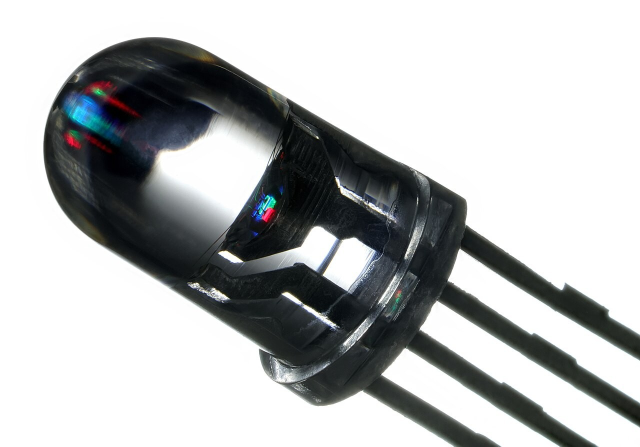
#> input picture 04_이미지/01주차/RGB_LED.jpg, 1280 x 893 px, found by its file name (shown at 1/2 size)
$ python contact_sheet.py '../../../../04_이미지/01주차' 5 '../../../../04_이미지/01주차/RGB_LED.jpg'
#> lines starting #> are read from the running program, lines starting #| are printed output that depends on the picture
"""폴더 안 PNG를 N장씩 2열 시트로 모으기 (Read로 한 번에 확인하기 위함).

사용: python -I contact_sheet.py 폴더 [장수=4] [패턴=slide*.png]
"""
import sys
from pathlib import Path

from PIL import Image

folder = Path(sys.argv[1])
per = int(sys.argv[2]) if len(sys.argv) > 2 else 4
pattern = sys.argv[3] if len(sys.argv) > 3 else "slide*.png"
files = sorted(folder.glob(pattern))
for k in range(0, len(files), per):
    ims = [Image.open(f).convert("RGB") for f in files[k:k + per]]
#> ims = 1 item
    w, h = ims[0].size
#> w = 1280; h = 893
    rows = (per + 1) // 2
    sheet = Image.new("RGB", (w * 2 + 10, h * rows + 10 * (rows - 1)), "gray")
#> sheet: PIL image 2570x2699 RGB; every value is 128
    for i, im in enumerate(ims):
        sheet.paste(im.resize((w, h)), ((i % 2) * (w + 10), (i // 2) * (h + 10)))
#> this loop made 1 pass
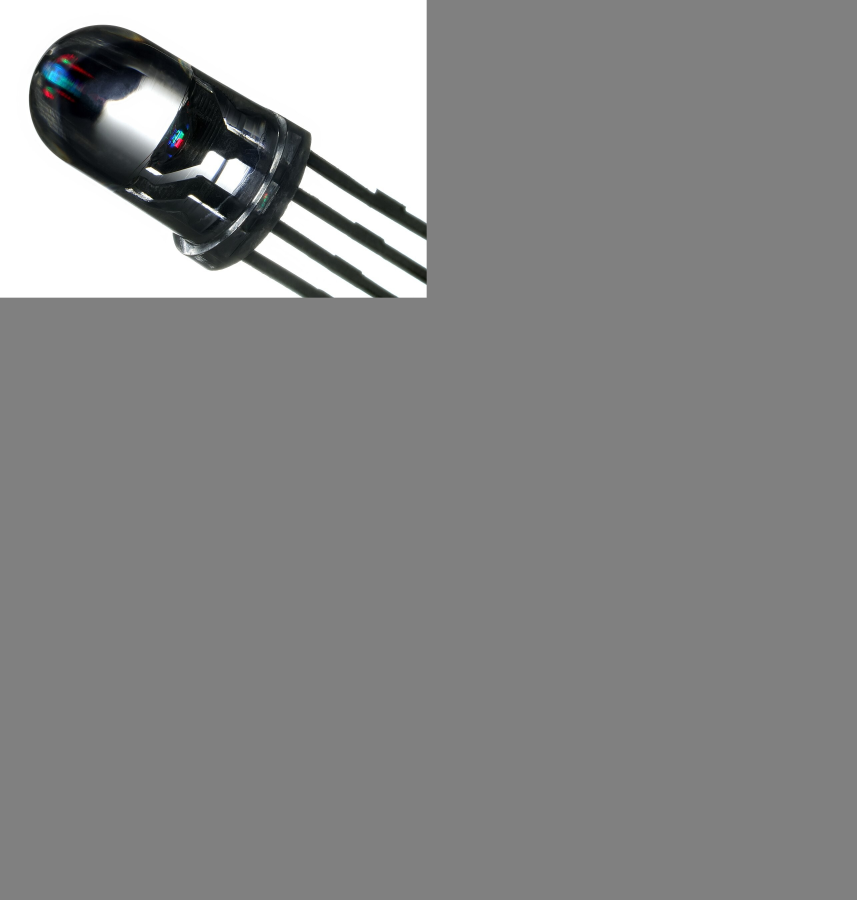
#> sheet: PIL image 2570x2699 RGB (shown at 1/3 size); mean R, G, B 136.9, 137.2, 137.3
    out = folder / f"_sheet{k // per + 1:02d}.png"
    sheet.save(out)
    print(out, f"({files[k].name} ~ {files[min(k + per, len(files)) - 1].name})")

$ run again, on 04_이미지/01주차/모스부호표.jpg
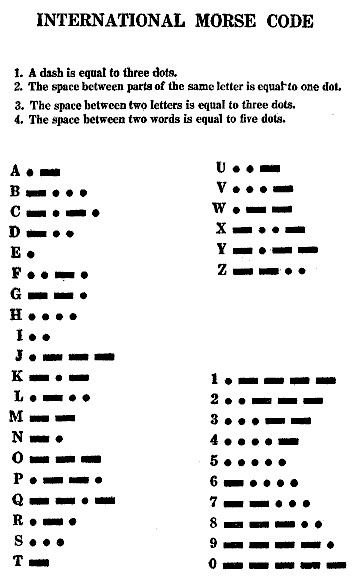
#> input picture 04_이미지/01주차/모스부호표.jpg, 352 x 577 px, found by its file name
#> ims = 1 item
#> the loop `for i, im in enumerate(ims):` made 1 pass
#> after the loop `for i, im in enumerate(ims):`:
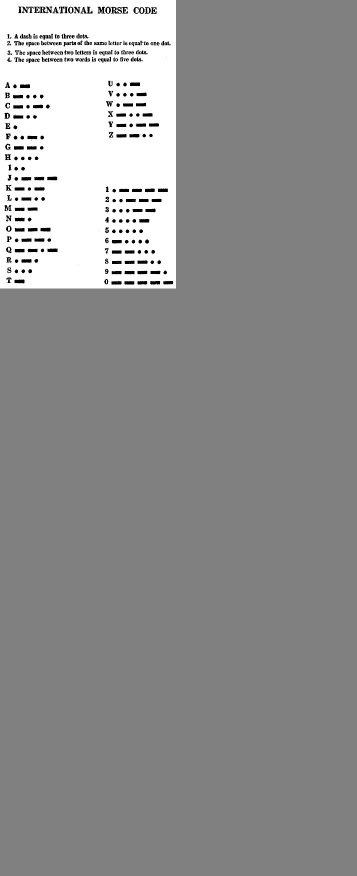
#> sheet: PIL image 714x1751 RGB (shown at 1/2 size); min 0, max 255, mean 144.9

$ run again, on 04_이미지/01주차/모스전신기.jpg
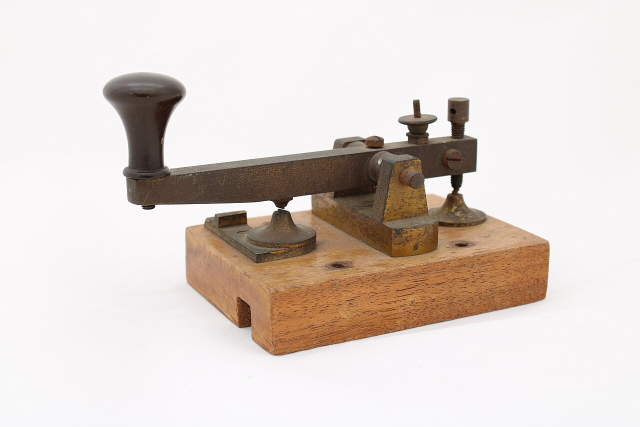
#> input picture 04_이미지/01주차/모스전신기.jpg, 1280 x 853 px, found by its file name (shown at 1/2 size)
#> ims = 1 item
#> the loop `for i, im in enumerate(ims):` made 1 pass
#> after the loop `for i, im in enumerate(ims):`:
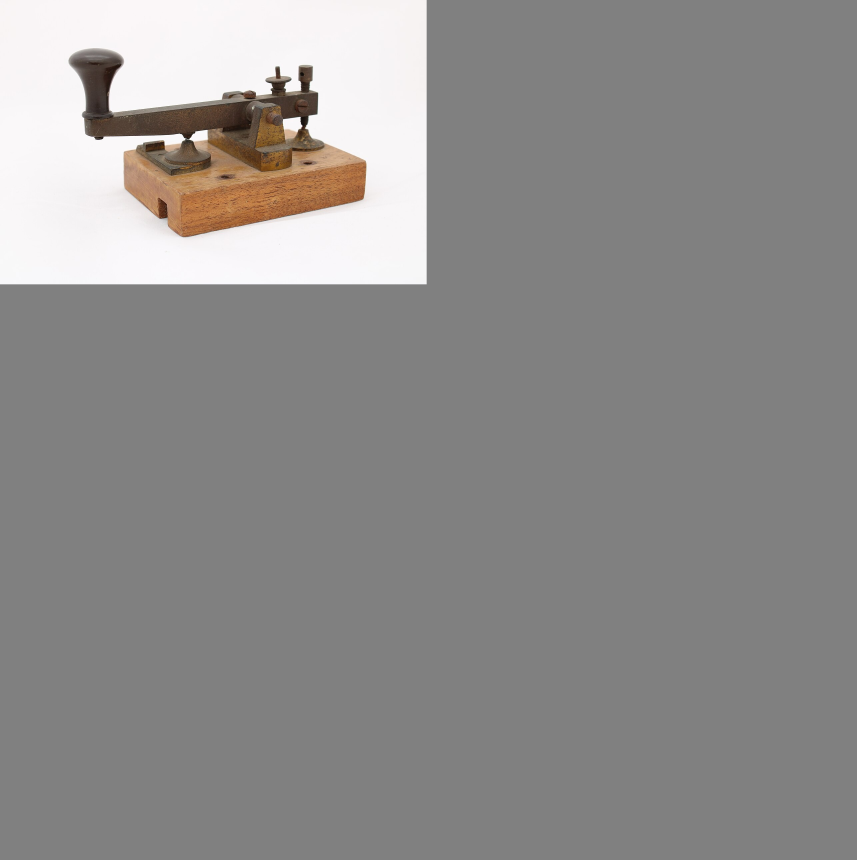
#> sheet: PIL image 2570x2579 RGB (shown at 1/3 size); mean R, G, B 143.3, 141.7, 140.7
